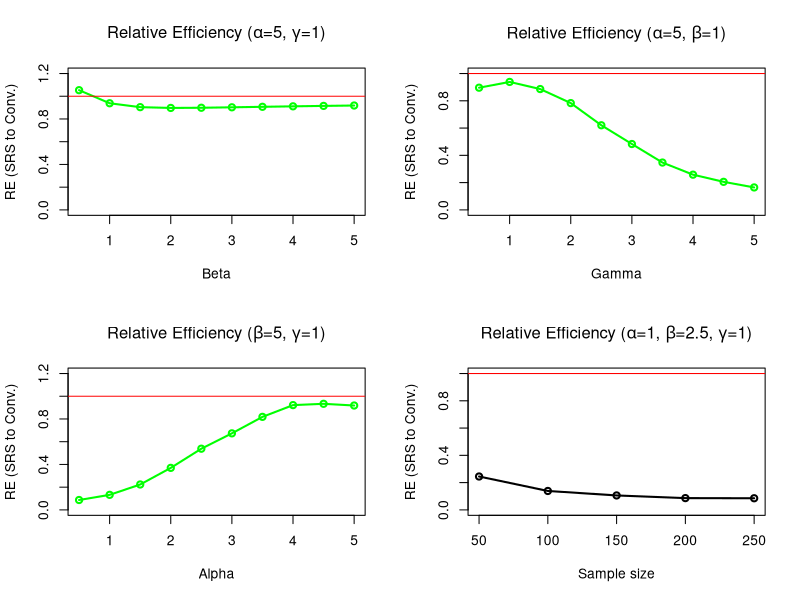

The R source for this figure:
 
####  Relative Efficiency study ############



#****************************************************************************************
### Simulation study on comparing convenience sampling vs SRS ###
#part(1): function for generating srs; part(2): function for generating convenience sample
#part(3): function for running the simulation by calling functions in part(1) and part(2)
#part(4): creating plots for relative efficiency study based on part(3) results
#****************************************************************************************

#part (1)*************************************************************************************
#First, write a function to simulate a simple random sample of size n: (same thing as built-in 'sample' command in R)

srs_samp = function(N, n, z){
           #generate one value from U(0,1) and multiply by N:
           u_N = runif(n = n, min = 0, max = 1)*N
           #now select every u_N th observation in Z:
           y1 = NULL
          for(i in u_N){
             y1 = c(y1, z[i])
            }
           return(y1)
           }

#end of function for simple random sample generation

#part (2)**************************************************************************
#writing a function that will ensure a convenience sample of size n:

conv_samp = function(s, z, N, n){

            #first try to generate sample of size n 
            try_conv_sam1 = function(s,z, N, n){
                            y2 = NULL  
                           for(j in 1:N){
                              if(s[j]==1){
                              y2 = c(y2, z[j])
                               }
            if(length(y2)==n){break} #if sample size=n, stop here (outcome here: sample size is either <n or =n)
               }
            return(y2)
            }
            #if sample size in try_conv_sam1 <= n, then do the follwoing to ensure sample size = n:
            #<= because it makes the while loop get activated to ensure final sample size in n.
            try_conv_sam2 = NULL  
            while(length(try_conv_sam1(s, z, N, n)) <= n){
                   try_conv_sam2 = c(try_conv_sam2, try_conv_sam1(s,z,N,n))
                                  if(length(try_conv_sam2) >n) {break} #stop here 
                        }
            conv_samp_final = try_conv_sam2[1:n] #pick first n (since here, length(try_conv_sam2)>=n)
            return(conv_samp_final)
            }

#*******************************************************************************************
#end of function for convenience sample generation
#*******************************************************************************************

#part (3)*********************************************************************

###function for running simulation NumSim times:

compare_srs_conv = function(NumSim, alpha, beta, gama, theta, N, n){
                   set.seed(100)
                   #creating NULL vectors to store result:
                   y1_bar = NULL
                   y2_bar = NULL
                   z_bar = NULL
                   
                 for(k in 1:NumSim){  
                    
                    #generate population:
                     x = rnorm(n = N, mean = 0, sd = 1) 
                     error = rnorm(n = N, mean = 0, sd = 1)
                     z = theta +  beta*x + error
                     z_bar[k] = sum(theta + beta*x)/N 
                    
                    #generate a srs of size n and calculate mean:
                     y1_bar[k] = mean(srs_samp(N, n, z))
    
                    #generate convenience sample of n and calculate mean:
                     p = exp(alpha + gama*x)/(1+exp(alpha + gama*x))
                     s = rbinom(n = N, size = 1, prob = p)
                     y2_bar[k] = mean(conv_samp(s, z, N, n))
                      }
                      
                   ##final Result (bias, variance, mse )
                   bias_srs =  sum(abs(y1_bar - z_bar))/NumSim
                   bias_conv =  sum(abs(y2_bar - z_bar))/NumSim
                   var_srs = sum( (y1_bar - z_bar)^2 )/NumSim
                   var_conv = sum( (y2_bar - z_bar)^2 )/NumSim
                   mse_srs = var_srs #theoritically bias of sample mean in SRS =0; thus bias^2=0 
                   mse_conv = var_conv #to make comparable to SRS, bias of sample mean set to 0
                   res = cbind(c(bias_srs, bias_conv), c(var_srs, var_conv), c(mse_srs, mse_conv) )
                   colnames(res) = c("Bias", "Variance", "MSE")
                   rownames(res) = c("SRS", "Conv.")
  
                   #relative efficiency (SRS to convenience)
                    re = as.matrix(mse_srs/mse_conv)
                    colnames(re) = "RE"
                    rownames(re) = "MSE_SRS/MSE_CONV"
                    return(list(res, re))
                    }

#****************************************************************************************
#function for running simulation ends
#**************************************************************************************** 
#call the above function (compare_srs_conv) to see the bias, MSE and Relative efficiency:
compare_srs_conv(NumSim = 100, alpha = 0.5, beta = 1, gama =1, theta = 10, N = 5000, n = 100)
compare_srs_conv(NumSim = 100, alpha = 0.5, beta = 1, gama =1, theta = 10, N = 5000, n = 100)[[2]]
compare_srs_conv(NumSim = 100, alpha = 0.5, beta = 1, gama =1, theta = 10, N = 5000, n = 100)[[1]][,1]


#part (4) **********************************************************************************

#creating plots for Relative Efficiency (RE) study by changing paramaters (alpha, beta, gamma and sample size)

#setup the graph environment
par(mfrow=c(2,2)) #ignore this if don't want to show all graphs in same plot

NumSim = 100 #we used number of iterations as 10000


#******changing beta
RE_beta = NULL
beta = seq(0.5, 5, by = 0.5)

#first obtain results by changing beta 
for(i in 1:length(beta)){
  RE_beta = c(RE_beta, compare_srs_conv(NumSim = NumSim, alpha = 5, beta = beta[i], gama =1, theta = 10, N = 5000, n = 100)[[2]])
}

#now plot
plot(beta, RE_beta, type = "o", ylab = "RE (SRS to Conv.)", xlab = "Beta", col = c("green"), lwd = 2, ylim = c(0,1.2),
     main = expression(paste("Relative Efficiency (", alpha,"=5, ", gamma,"=1)")))
abline(h=1, col = "red")

##******changing gamma
gama = seq(0.5, 5, by = 0.5)
RE_gama = NULL

for(i in 1:length(gama)){
  RE_gama = c(RE_gama, compare_srs_conv(NumSim = NumSim, alpha = 5, beta = 1, gama =gama[i], theta = 10, N = 5000, n = 100)[[2]])
}

plot(gama, RE_gama, type = "o", ylab = "RE (SRS to Conv.)", xlab = "Gamma", col = c("green"),ylim = c(0,1),
     main = expression(paste("Relative Efficiency (", alpha,"=5, ", beta,"=1)")), lwd=2)
abline(h=1, col = "red")

##*******changing alpha
alpha = seq(0.5, 5, by = 0.5)
RE_alpha = NULL

for(i in 1:length(alpha)){
  RE_alpha = c(RE_alpha, compare_srs_conv(NumSim = NumSim, alpha = alpha[i], beta = 5, gama =1, theta = 10, N = 5000, n = 100)[[2]])
}

plot(alpha, RE_alpha, type = "o", ylab = "RE (SRS to Conv.)", xlab = "Alpha", col = c("green"),ylim = c(0,1.2),
     main = expression(paste("Relative Efficiency (", beta,"=5, ", gamma,"=1)")), lwd=2)
abline(h=1, col = "red")

#******changing sample size:
n = seq(50, 250, by = 50)
RE_n = NULL

for(i in 1:length(n)){
  RE_n = c(RE_n, compare_srs_conv(NumSim = NumSim, alpha = 1, beta = 2.5, gama =1, theta = 10, N = 5000, n = n[i])[[2]])
}

plot(n, RE_n, type = "o", ylab = "RE (SRS to Conv.)", xlab = "Sample size", ylim = c(0,1),
     main = expression(paste("Relative Efficiency (",alpha,"=1, ", beta,"=2.5, ", gamma,"=1)")), lwd=2)
abline(h=1, col = "red")

